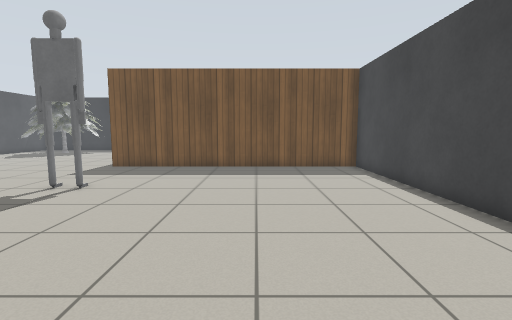
view 1 (above)

18 first-person views from a walk through a Gazebo world. The camera is 0.94 m above the floor, tilts 6° down and sees 85° across. The lines on the ground mark 1 m squares. The floor is counted in squares, 0.5 m on a side. Each view is taken from the middle of a square. On the plan, view 1 faces up. The plan holds only what a view shows up to about 16 squares ahead; the rest is blank. Simple patterns stand in for the simulator's built-in surfaces.

view 2
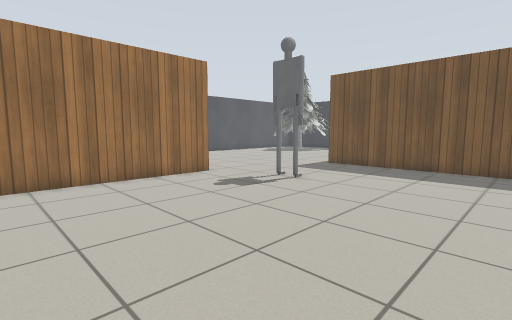

view 3
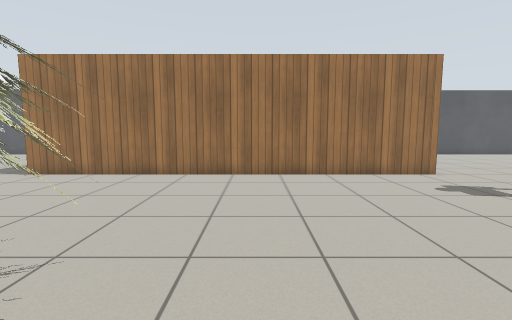

view 4
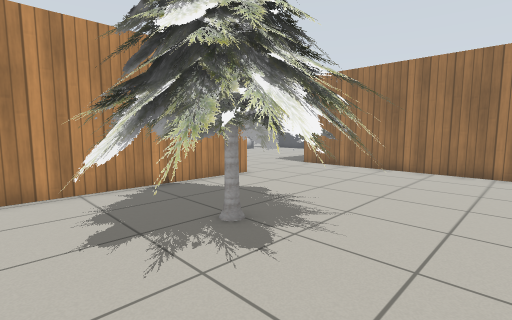

view 5
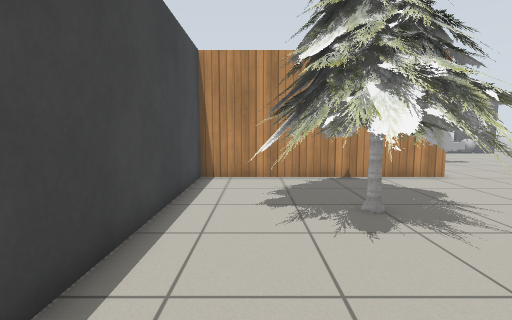

view 6
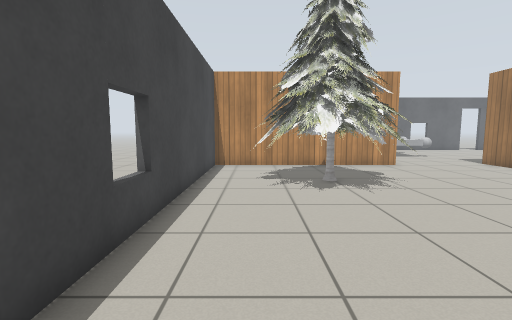

view 7
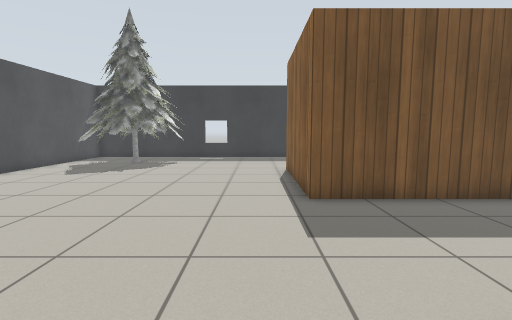

view 8
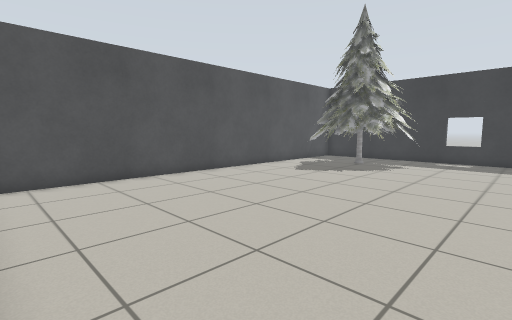

view 9
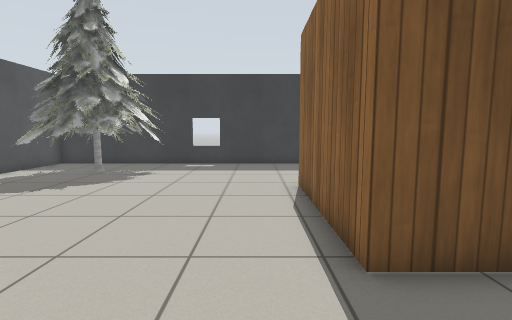

view 10
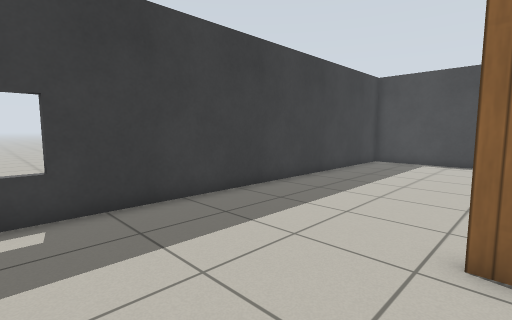

view 11
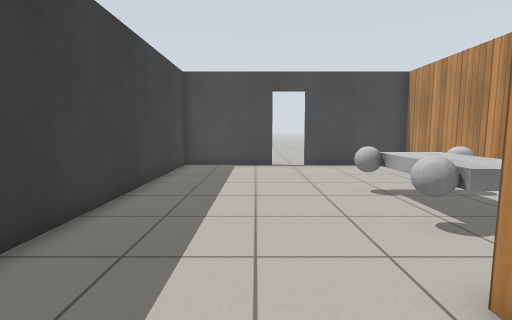

view 12
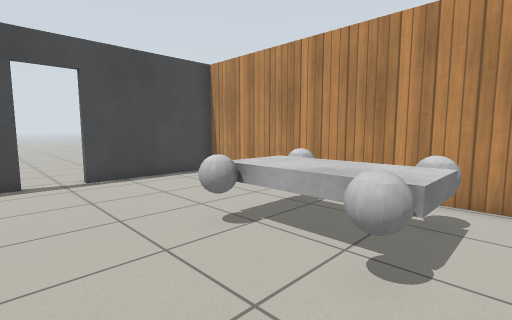

view 13
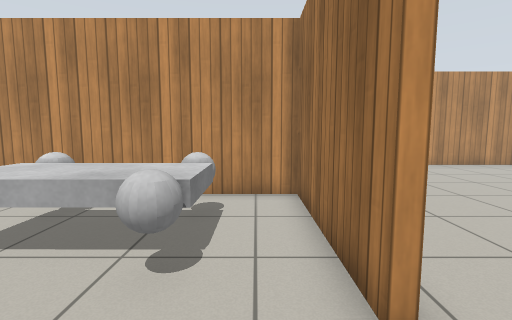

view 14
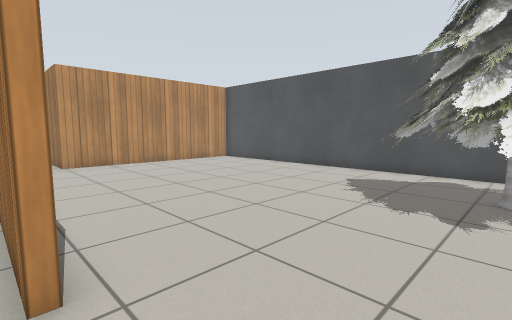

view 15
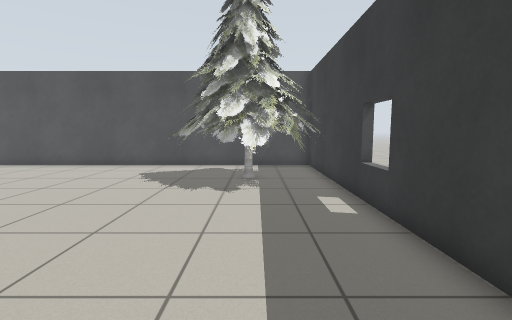

view 16
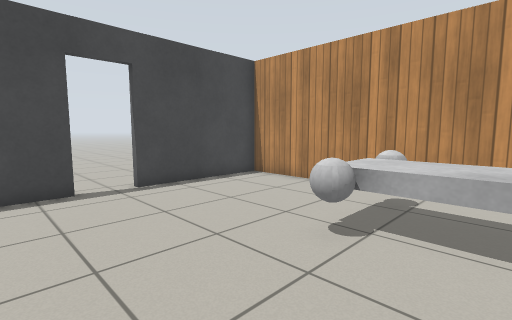

view 17
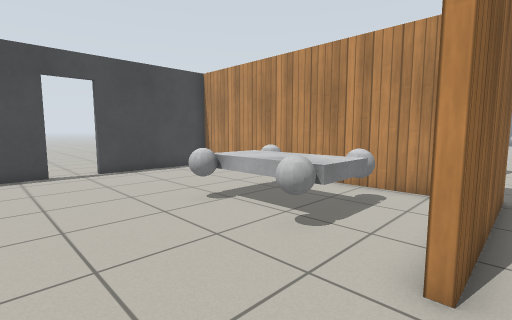

view 18
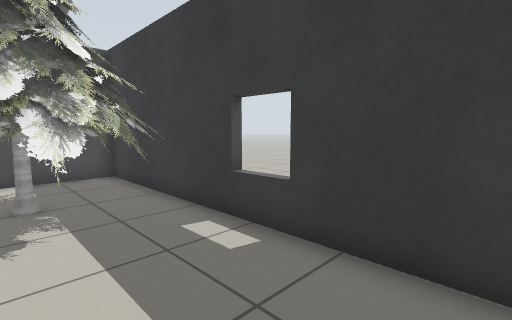

### Floor plan
Points are (right, up) in squares from view 1. A wall is a line through its corners. A room is listed if a view was taken in it or the views show most of it. See-through windows are left out.
Room 1 (views 1, 2, 3, 4, 5, 6, 7, 8, 9, 10)
walls: (-13.8, 7.7) (-9.9, 7.7) (-9.9, -8.4); (5.2, 5.5) (5.2, 14.5) (-7.5, 14.5) (-7.5, 20.5); (-20.1, 7.7) (-15.5, 7.7); (-4.7, -9.3) (5.2, -9.3) (5.2, 3.8); (-16, 26.9) (-20.1, 26.9) (-20.1, 8.4)
ways out: opening at (-10.5, 21) to room 2; opening at (-7, -9)
objects: pine tree (-19, 21) to (-13, 26); other object (-7, 9) to (-6, 9); pine tree (-3, -7) to (3, -2)
Room 2 (views 11, 12, 13, 14, 15, 16, 17, 18)
walls: (-7.5, 20.5) (-7.2, 20.5) (-7.2, 14.8) (5.2, 14.8) (5.2, 20.3); (5.2, 22) (5.2, 26.9) (-16, 26.9)
ways out: opening at (-10.5, 21) to room 1; open door at (5, 21.5)
objects: other object (-5, 17) to (-1, 20)

Positions as (right, up) in squares from view 1, and headings:
1: (0, 0), facing up
2: (1, 0), facing up-left
3: (2, 0), facing left
4: (4, 0), facing down-left
5: (3, 2), facing down
6: (3, 6), facing down
7: (-9, 7), facing up
8: (-9, 8), facing up-left
9: (-9, 11), facing up
10: (-12, 20), facing up-right
11: (-10, 23), facing right
12: (-6, 23), facing down-right
13: (-6, 23), facing down
14: (-7, 24), facing down-left
15: (-5, 24), facing left
16: (-4, 24), facing down-right
17: (-8, 24), facing down-right
18: (-8, 23), facing up-left
